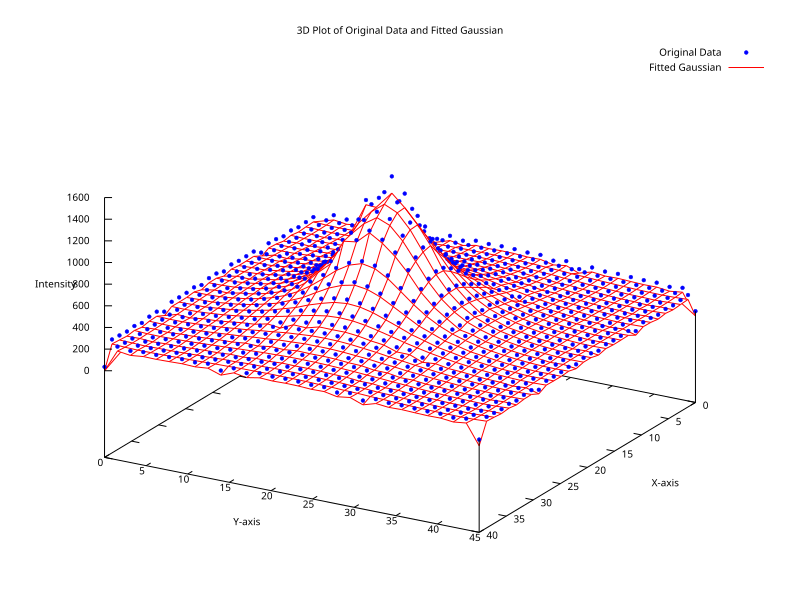

Generate this figure with gnuplot:
set terminal svg size 800,600 enhanced font 'Verdana,10' background "white"
set output 'LAWD_37.svg'

set title "3D Plot of Original Data and Fitted Gaussian"
set xlabel "X-axis"
set ylabel "Y-axis"
set zlabel "Intensity"

set dgrid3d 30,30
set hidden3d
set style data lines

# Add transparency to the fitted Gaussian
set style fill transparent solid 0.5

# Rotate for better visibility
set view 60, 120

splot 'Out.LAWD_37.dat' with points pointtype 7 pointsize 0.5 linecolor rgb "blue" title 'Original Data', \
      'Out.LAWD_37_fit.dat' with lines linecolor rgb "red" title 'Fitted Gaussian'
